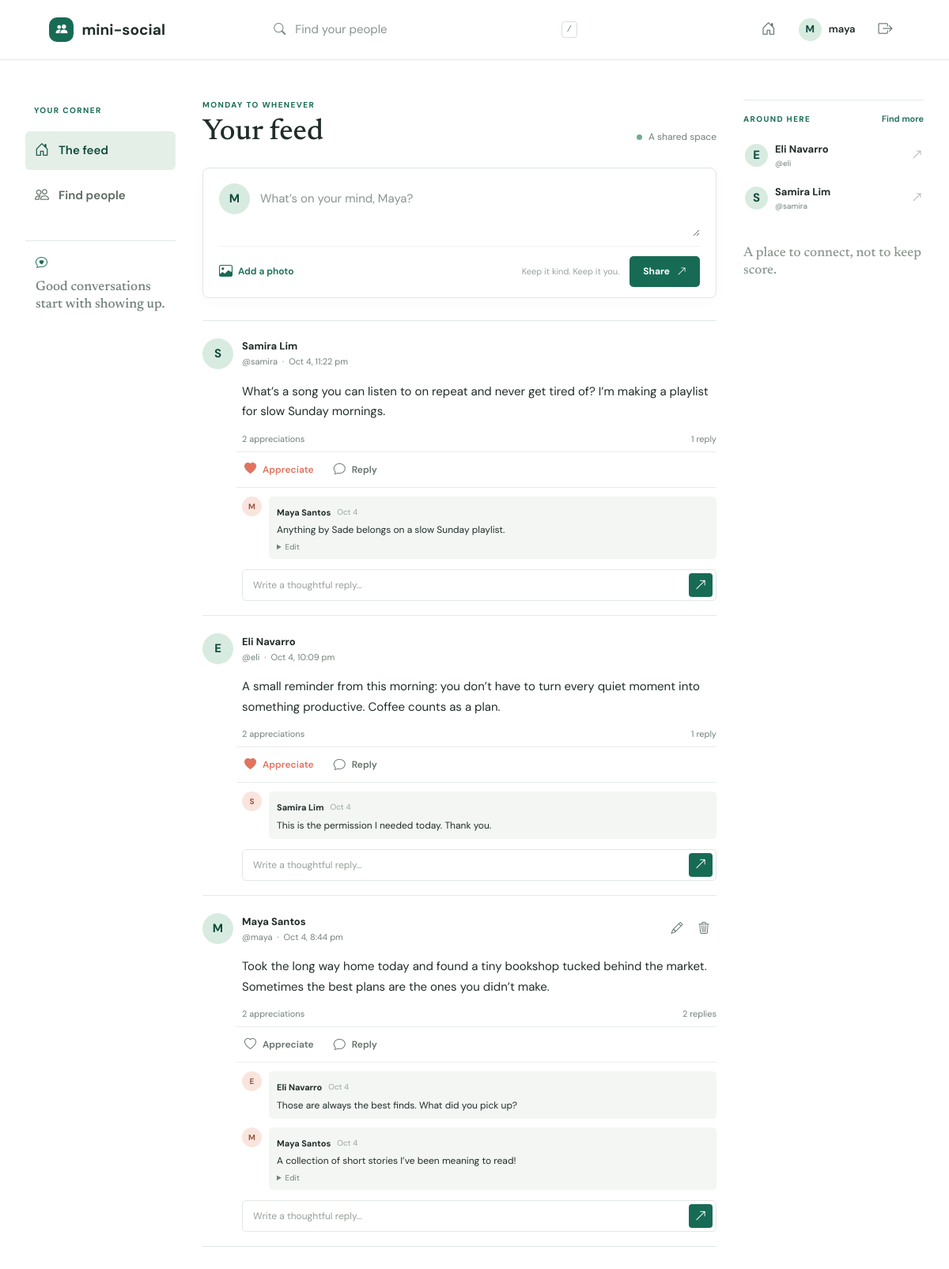
/index.php?page=feed (signed in), run on an earlier commit of the app's database.
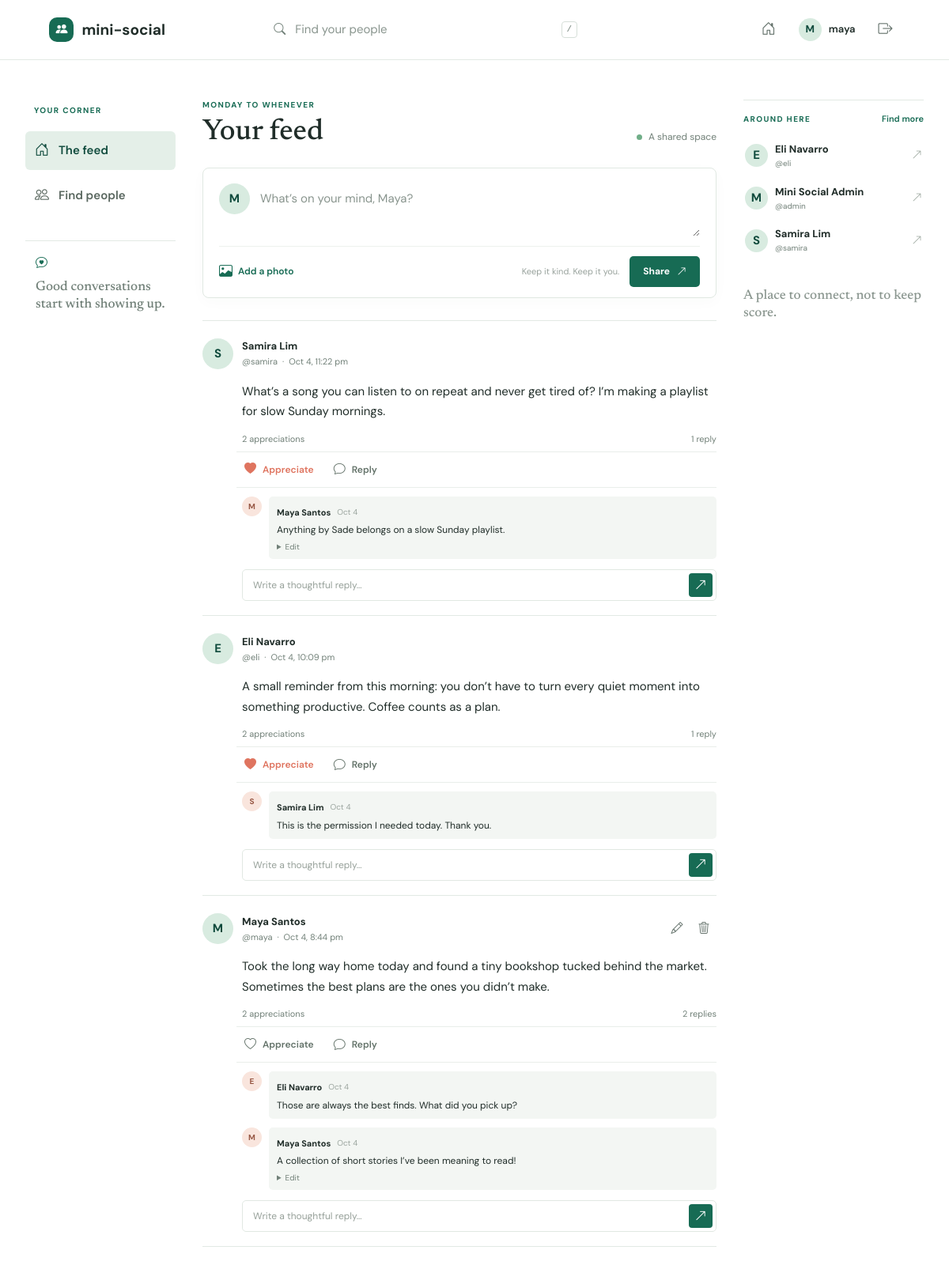
And on a later commit of the database.
### tables this page shows
CREATE TABLE IF NOT EXISTS users (
    id INT UNSIGNED NOT NULL AUTO_INCREMENT,
    username VARCHAR(24) NOT NULL,
    email VARCHAR(190) NOT NULL,
    password VARCHAR(255) NOT NULL,
    full_name VARCHAR(80) NOT NULL,
    bio VARCHAR(240) NOT NULL DEFAULT '',
    profile_image VARCHAR(255) NULL,
    role ENUM('user', 'admin') NOT NULL DEFAULT 'user',
    created_at TIMESTAMP NOT NULL DEFAULT CURRENT_TIMESTAMP,
    PRIMARY KEY (id),
    UNIQUE KEY uq_users_username (username),
    UNIQUE KEY uq_users_email (email)
);

CREATE TABLE IF NOT EXISTS posts (
    id INT UNSIGNED NOT NULL AUTO_INCREMENT,
    user_id INT UNSIGNED NOT NULL,
    content TEXT NOT NULL,
    image VARCHAR(255) NULL,
    created_at TIMESTAMP NOT NULL DEFAULT CURRENT_TIMESTAMP,
    PRIMARY KEY (id),
    KEY idx_posts_created_at (created_at),
    KEY idx_posts_user_id (user_id),
    CONSTRAINT fk_posts_user FOREIGN KEY (user_id) REFERENCES users (id) ON DELETE CASCADE
);

CREATE TABLE IF NOT EXISTS comments (
    id INT UNSIGNED NOT NULL AUTO_INCREMENT,
    post_id INT UNSIGNED NOT NULL,
    user_id INT UNSIGNED NOT NULL,
    content VARCHAR(500) NOT NULL,
    created_at TIMESTAMP NOT NULL DEFAULT CURRENT_TIMESTAMP,
    PRIMARY KEY (id),
    KEY idx_comments_post_created (post_id, created_at),
    KEY idx_comments_user_id (user_id),
    CONSTRAINT fk_comments_post FOREIGN KEY (post_id) REFERENCES posts (id) ON DELETE CASCADE,
    CONSTRAINT fk_comments_user FOREIGN KEY (user_id) REFERENCES users (id) ON DELETE CASCADE
);

### app/helpers.php (called while the page is built, shortened)
<?php
function e(?string $value): string
{
    return htmlspecialchars($value ?? '', ENT_QUOTES | ENT_SUBSTITUTE, 'UTF-8');
}
function url(array $parameters = []): string
{
    return 'index.php' . ($parameters ? '?' . http_build_query($parameters) : '');
}
function current_user(): ?array
{
    return $_SESSION['user'] ?? null;
}
function render(string $view, array $data = []): void
{
    extract($data, EXTR_SKIP);
    require __DIR__ . '/views/partials/header.php';
    require __DIR__ . '/views/' . $view . '.php';
    require __DIR__ . '/views/partials/footer.php';
}

### app/controllers/FeedController.php (called while the page is built, shortened)
<?php
final class FeedController
{
    public function index(): void
    {
        $query = trim((string) ($_GET['q'] ?? ''));
        $posts = $this->posts->feed($query);
        foreach ($posts as &$post) {
            $post['comments'] = $this->comments->forPost((int) $post['id']);
        }
        render('feed/index', ['title' => 'Your feed', 'posts' => $posts, 'query' => $query, 'suggestions' => $this->users->search('')]);
    }
}

### app/models/UserModel.php (called while the page is built, shortened)
<?php
final class UserModel
{
    public function search(string $query): array
    {
        $statement = $this->db->prepare('SELECT id, username, full_name, bio, profile_image FROM users WHERE username LIKE ? OR full_name LIKE ? ORDER BY full_name LIMIT 30');
        $wildcardQuery = '%' . $query . '%';
        $statement->bind_param('ss', $wildcardQuery, $wildcardQuery);
        $statement->execute();
        return $statement->get_result()->fetch_all(MYSQLI_ASSOC);
    }
}

### app/models/PostModel.php (called while the page is built, shortened)
<?php
final class PostModel
{
    public function feed(?string $query = null): array
    {
        $sql = 'SELECT p.*, u.username, u.full_name, u.profile_image, (SELECT COUNT(*) FROM comments c WHERE c.post_id = p.id) AS comment_count, (SELECT COUNT(*) FROM likes l WHERE l.post_id = p.id) AS like_count FROM posts p JOIN users u ON u.id = p.user_id';
        $statement = $this->db->prepare($sql . ($query !== null && $query !== '' ? ' WHERE p.content LIKE ?' : '') . ' ORDER BY p.created_at DESC LIMIT 60');
        $statement->execute();
        return $statement->get_result()->fetch_all(MYSQLI_ASSOC);
    }
}

### app/models/CommentModel.php (called while the page is built, shortened)
<?php
final class CommentModel
{
    public function forPost(int $postId): array
    {
        $statement = $this->db->prepare('SELECT c.*, u.username, u.full_name, u.profile_image FROM comments c JOIN users u ON u.id = c.user_id WHERE c.post_id = ? ORDER BY c.created_at ASC');
        $statement->bind_param('i', $postId);
        $statement->execute();
        return $statement->get_result()->fetch_all(MYSQLI_ASSOC);
    }
}

### app/views/posts/card.php (the view, shortened to what this page needs)
<article class="post" id="post-<?= (int) $post['id'] ?>">
    <div class="post-head">
        <a class="post-author" href="<?= e(url(['page' => 'profile', 'username' => $post['username']])) ?>">
            <?php if (!empty($post['profile_image'])): ?><img class="avatar" src="uploads/<?= e($post['profile_image']) ?>" alt="">
            <?php else: ?><span class="avatar avatar-initial"><?= e(strtoupper(substr($post['full_name'], 0, 1))) ?></span><?php endif; ?>
            <span><strong><?= e($post['full_name']) ?></strong><small>@<?= e($post['username']) ?> <span class="dot-separator">·</span> <?= e(date('M j, g:i a', strtotime($post['created_at']))) ?></small></span>
        </a>
        <?php $isPostOwner = $viewer && (int) $viewer['id'] === (int) $post['user_id']; $canModeratePosts = $viewer && ($viewer['role'] ?? 'user') === 'admin'; ?>
        <?php if ($isPostOwner || $canModeratePosts): ?>
            <div class="post-menu"><?php if ($isPostOwner): ?><a class="icon-link" href="<?= e(url(['page' => 'post-edit', 'id' => $post['id']])) ?>" aria-label="Edit post" title="Edit post"><i class="bi bi-pencil"></i></a><?php endif; ?>
                <form action="<?= e(url(['page' => 'post-delete'])) ?>" method="post" onsubmit="return confirm('Delete this post?')"><?= csrf_field() ?><input type="hidden" name="id" value="<?= (int) $post['id'] ?>"><button class="icon-link danger-link" type="submit" aria-label="Delete post" title="Delete post"><i class="bi bi-trash3"></i></button></form>
            </div>
        <?php endif; ?>
    </div>
    <p class="post-copy"><?= nl2br(e($post['content'])) ?></p>
    <div class="post-stats"><span><?= (int) $post['like_count'] ?> <?= (int) $post['like_count'] === 1 ? 'appreciation' : 'appreciations' ?></span><a href="#comments-<?= (int) $post['id'] ?>"><?= (int) $post['comment_count'] ?> <?= (int) $post['comment_count'] === 1 ? 'reply' : 'replies' ?></a></div>
    <div class="post-actions">
        <form action="<?= e(url(['page' => 'like'])) ?>" method="post"><?= csrf_field() ?><input type="hidden" name="post_id" value="<?= (int) $post['id'] ?>"><button class="post-action <?= !empty($post['liked']) ? 'is-liked' : '' ?>" type="submit"><i class="bi <?= !empty($post['liked']) ? 'bi-heart-fill' : 'bi-heart' ?>"></i> Appreciate</button></form>
        <a class="post-action" href="#comment-form-<?= (int) $post['id'] ?>"><i class="bi bi-chat"></i> Reply</a>
    </div>
    <div class="comments" id="comments-<?= (int) $post['id'] ?>">
        <?php foreach ($post['comments'] as $comment): ?>
            <div class="comment-row"><span class="comment-avatar"><?= e(strtoupper(substr($comment['full_name'], 0, 1))) ?></span><div class="comment-content"><p><a href="<?= e(url(['page' => 'profile', 'username' => $comment['username']])) ?>"><strong><?= e($comment['full_name']) ?></strong></a> <span><?= e(date('M j', strtotime($comment['created_at']))) ?></span></p><div class="comment-text"><?= nl2br(e($comment['content'])) ?></div>
                <?php if ($viewer && (int) $viewer['id'] === (int) $comment['user_id']): ?><details class="comment-edit"><summary>Edit</summary></details><?php endif; ?>
            </div></div>
        <?php endforeach; ?>
        <?php if ($viewer): ?><form class="comment-form" id="comment-form-<?= (int) $post['id'] ?>" action="<?= e(url(['page' => 'comment-create'])) ?>" method="post"><?= csrf_field() ?><input type="hidden" name="post_id" value="<?= (int) $post['id'] ?>"><input name="content" maxlength="500" placeholder="Write a thoughtful reply…" aria-label="Write a reply" required><button type="submit" aria-label="Send reply"><i class="bi bi-arrow-up-right"></i></button></form><?php endif; ?>
    </div>
</article>

### public/index.php (shortened to what this page needs)
<?php
require __DIR__ . '/../app/helpers.php';
try {
    $db = database();
    $users = new UserModel($db);
    $posts = new PostModel($db);
    $comments = new CommentModel($db);
    $page = (string) ($_GET['page'] ?? (current_user() ? 'feed' : 'login'));
    switch ($page) {
        case 'feed':
            (new FeedController($posts, $comments, $users))->index();
            break;
    }
} catch (mysqli_sql_exception $exception) {
    http_response_code(500);
    render('errors/database', ['title' => 'Database connection needed']);
}

### app/views/partials/header.php (shortened to what this page needs)
<?php $flash = take_flash(); $viewer = current_user(); ?>
<!doctype html>
<html lang="en">
<head>
    <link rel="stylesheet" href="https://cdn.jsdelivr.net/npm/bootstrap-icons@1.11.3/font/bootstrap-icons.min.css">
    <link rel="stylesheet" href="assets/app.css">
</head>
<body class="<?= in_array((string) ($_GET['page'] ?? ''), ['login', 'register'], true) ? 'auth-body' : '' ?>">
<header class="topbar">
    <a class="brand" href="<?= e(url(['page' => $viewer ? 'feed' : 'login'])) ?>" aria-label="Mini Social home">
        <span class="brand-mark"><i class="bi bi-people-fill"></i></span><span>mini-social</span>
    </a>
    <?php if ($viewer): ?>
        <form class="top-search" action="index.php" method="get">
            <i class="bi bi-search" aria-hidden="true"></i>
            <input type="search" name="q" placeholder="Find your people" aria-label="Search people">
            <kbd>/</kbd>
        </form>
        <nav class="top-actions" aria-label="Account navigation">
            <a class="icon-link" href="<?= e(url(['page' => 'feed'])) ?>" aria-label="Home" title="Home"><i class="bi bi-house-door"></i></a>
            <a class="viewer-link" href="<?= e(url(['page' => 'profile', 'username' => $viewer['username']])) ?>">
                <?php if (!empty($viewer['profile_image'])): ?><img class="avatar avatar-small" src="uploads/<?= e($viewer['profile_image']) ?>" alt="">
                <?php else: ?><span class="avatar avatar-small avatar-initial"><?= e(strtoupper(substr($viewer['full_name'] ?? $viewer['username'], 0, 1))) ?></span><?php endif; ?>
                <span><?= e($viewer['username']) ?></span>
            </a>
            <form action="<?= e(url(['page' => 'logout'])) ?>" method="post">
                <?= csrf_field() ?><button class="icon-link" type="submit" aria-label="Sign out" title="Sign out"><i class="bi bi-box-arrow-right"></i></button>
            </form>
        </nav>
    <?php endif; ?>
</header>
<main class="page-shell">

### app/views/feed/index.php (shortened to what this page needs)
<div class="feed-layout">
    <aside class="feed-rail">
        <span class="eyebrow">Your corner</span>
        <a class="rail-link active" href="<?= e(url(['page' => 'feed'])) ?>"><i class="bi bi-house-door"></i> The feed</a>
        <a class="rail-link" href="<?= e(url(['page' => 'search-users'])) ?>"><i class="bi bi-people"></i> Find people</a>
        <div class="rail-note"><i class="bi bi-chat-heart"></i>
            <p>Good conversations start with showing up.</p>
        </div>
    </aside>
    <section class="feed-main">
        <div class="section-heading">
            <div><span class="eyebrow">Monday to whenever</span>
                <h1>Your feed</h1>
            </div><span class="live-dot">A shared space</span>
        </div>
        <form class="composer" action="<?= e(url(['page' => 'post-create'])) ?>" method="post" enctype="multipart/form-data">
            <div class="composer-top">
                <?php if (!empty($viewer['profile_image'])): ?><img class="avatar" src="uploads/<?= e($viewer['profile_image']) ?>" alt="">
                <?php else: ?><span class="avatar avatar-initial"><?= e(strtoupper(substr($viewer['full_name'] ?? $viewer['username'], 0, 1))) ?></span><?php endif; ?>
                <textarea name="content" rows="2" maxlength="2000" placeholder="What’s on your mind, <?= e(explode(' ', $viewer['full_name'] ?? $viewer['username'])[0]) ?>?" required></textarea>
            </div>
            <div class="composer-bottom"><label class="file-pick"><i class="bi bi-image"></i><span>Add a photo</span><input type="file" name="image" accept="image/jpeg,image/png,image/webp,image/gif"></label><span class="quiet-hint">Keep it kind. Keep it you.</span><button class="button button-primary" type="submit">Share <i class="bi bi-arrow-up-right"></i></button></div>
        </form>
        <div class="post-list">
            <?php foreach ($posts as $post): ?>
                <?php require __DIR__ . '/../posts/card.php'; ?>
            <?php endforeach; ?>
        </div>
    </section>
    <aside class="feed-aside">
        <section class="aside-section">
            <div class="aside-heading"><span class="eyebrow">Around here</span><a href="<?= e(url(['page' => 'search-users'])) ?>">Find more</a></div>
            <?php foreach (array_slice($suggestions, 0, 5) as $person): if ((int) $person['id'] === (int) $viewer['id']) continue; ?>
                <a class="person-row" href="<?= e(url(['page' => 'profile', 'username' => $person['username']])) ?>">
                    <?php if (!empty($person['profile_image'])): ?><img class="avatar avatar-small" src="uploads/<?= e($person['profile_image']) ?>" alt="">
                    <?php else: ?><span class="avatar avatar-small avatar-initial"><?= e(strtoupper(substr($person['full_name'], 0, 1))) ?></span><?php endif; ?>
                    <span class="person-copy"><strong><?= e($person['full_name']) ?></strong><small>@<?= e($person['username']) ?></small></span><i class="bi bi-arrow-up-right"></i>
                </a>
            <?php endforeach; ?>
        </section>
        <p class="aside-foot">A place to connect, not to keep score.</p>
    </aside>
</div>

### app/views/partials/footer.php (shortened to what this page needs)
</main>
</body>
</html>

What changed in the data, as far as the page shows it:
added users: full_name "M", full_name "Mini Social Admin", username "admin"
